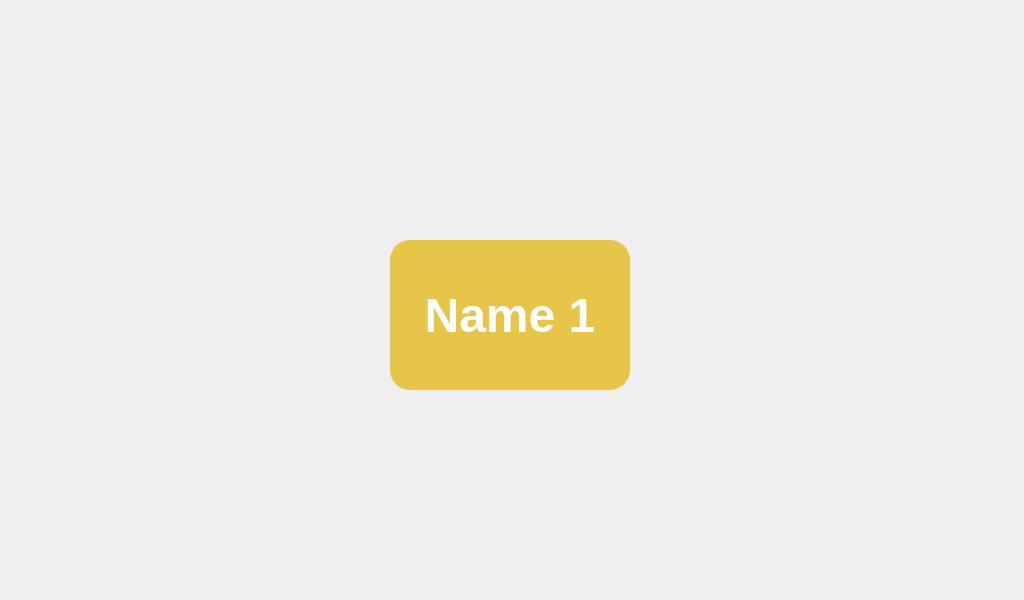
<?xml version="1.0" encoding="UTF-8"?>
<ui version="4.0">
 <class>Form</class>
 <widget class="QWidget" name="Form">
  <property name="geometry">
   <rect>
    <x>0</x>
    <y>0</y>
    <width>1024</width>
    <height>600</height>
   </rect>
  </property>
  <property name="windowTitle">
   <string>Form</string>
  </property>
  <widget class="QWidget" name="gridLayoutWidget">
   <property name="geometry">
    <rect>
     <x>10</x>
     <y>40</y>
     <width>1001</width>
     <height>551</height>
    </rect>
   </property>
   <layout class="QGridLayout" name="gridLayout">
    <item row="0" column="0">
     <widget class="QPushButton" name="light1Button">
      <property name="sizePolicy">
       <sizepolicy hsizetype="Minimum" vsizetype="Minimum">
        <horstretch>1</horstretch>
        <verstretch>1</verstretch>
       </sizepolicy>
      </property>
      <property name="minimumSize">
       <size>
        <width>160</width>
        <height>100</height>
       </size>
      </property>
      <property name="maximumSize">
       <size>
        <width>240</width>
        <height>150</height>
       </size>
      </property>
      <property name="sizeIncrement">
       <size>
        <width>1</width>
        <height>1</height>
       </size>
      </property>
      <property name="font">
       <font>
        <family>Helvetica Neue</family>
        <pointsize>36</pointsize>
        <bold>true</bold>
       </font>
      </property>
      <property name="styleSheet">
       <string notr="true">QPushButton {
    background-color: #E6C548; /* Choose your desired background color */
    color: white; /* Choose your desired text color */
    border: 1px solid #E6C548; /* Add a border for better visibility */
    border-radius: 20px;
    padding: 6px;
}</string>
      </property>
      <property name="text">
       <string>Name 1</string>
      </property>
     </widget>
    </item>
   </layout>
  </widget>
 </widget>
 <resources/>
 <connections/>
</ui>
